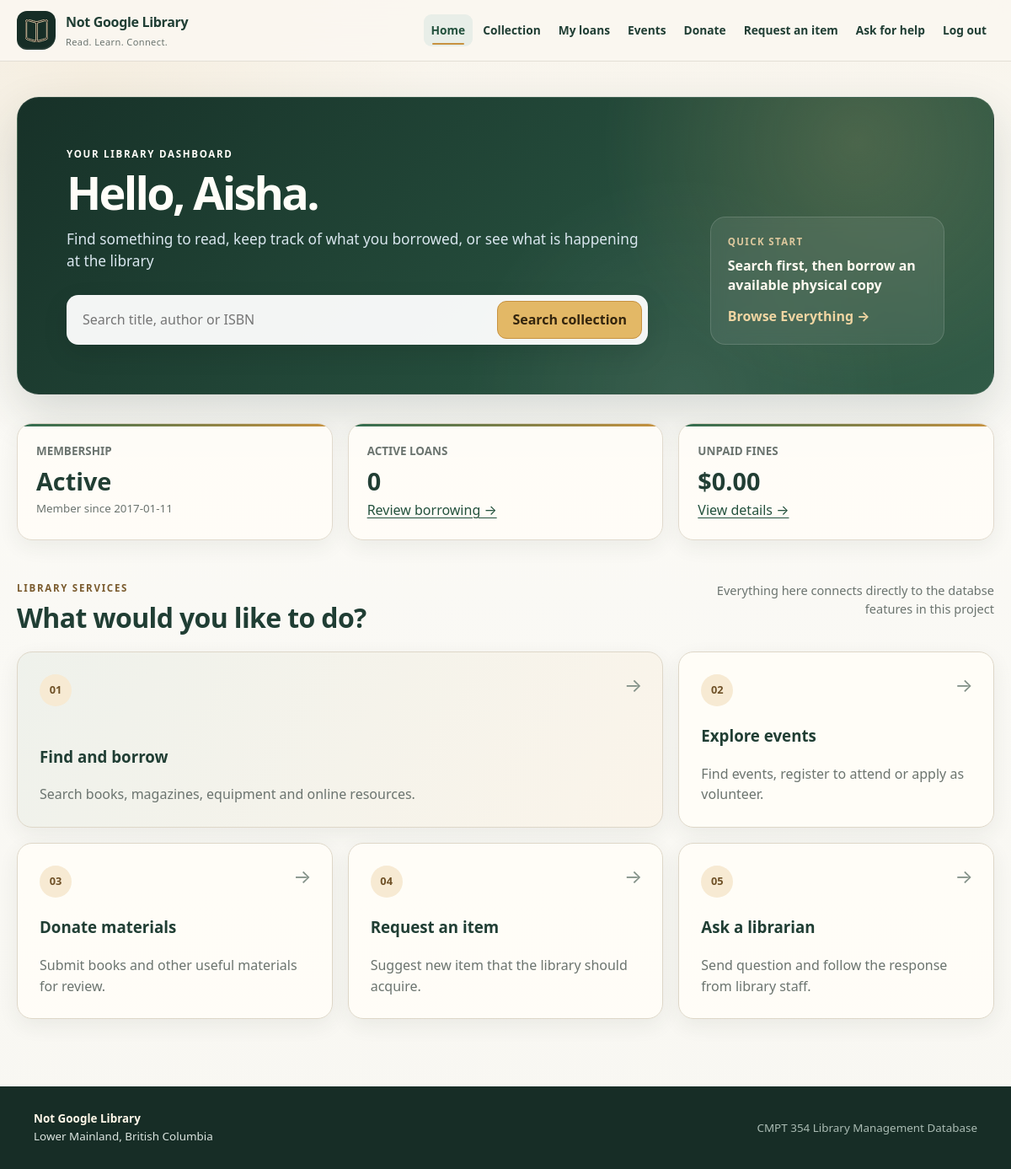
Page /home (signed in) on the committed database.
### tables this page shows
CREATE TABLE Person (
    personID INTEGER PRIMARY KEY,
    firstName TEXT NOT NULL,
    lastName TEXT NOT NULL,
    email TEXT NOT NULL UNIQUE,
    phoneNumber TEXT,
    address TEXT,
    dateOfBirth TEXT,

    CHECK (
        dateOfBirth IS NULL
        OR (
            dateOfBirth GLOB
                '[0-9][0-9][0-9][0-9]-[0-9][0-9]-[0-9][0-9]'
            AND date(julianday(dateOfBirth)) = dateOfBirth
        )
    )
);

CREATE TABLE Member (
    memberID INTEGER PRIMARY KEY,
    personID INTEGER NOT NULL UNIQUE,
    membershipDate TEXT NOT NULL,
    membershipStatus TEXT NOT NULL
        CHECK (
            membershipStatus IN (
                'Active',
                'Inactive',
                'Suspended'
            )
        ),

    CHECK (
        membershipDate GLOB
            '[0-9][0-9][0-9][0-9]-[0-9][0-9]-[0-9][0-9]'
        AND date(julianday(membershipDate)) = membershipDate
    ),

    FOREIGN KEY (personID)
        REFERENCES Person(personID)
        ON UPDATE CASCADE
        ON DELETE RESTRICT
);

### app/app.py (the view)
@app.route("/home")
@userRequired
def home():
    db = get_db()
    person_id = g.account["personID"]
    person = db.execute(
        """
        SELECT
            p.*,
            m.memberID,
            m.membershipDate,
            m.membershipStatus
        FROM Person p
        LEFT JOIN Member m ON m.personID = p.personID
        WHERE p.personID = ?
        """,
        (person_id,),
    ).fetchone()
    active_loans = db.execute(
        """
        SELECT COUNT(*) AS total
        FROM Loan l
        JOIN Member m ON m.memberID = l.memberID
        WHERE m.personID = ?
          AND l.returnDateTime IS NULL
        """,
        (person_id,),
    ).fetchone()["total"]
    unpaid_fines = db.execute(
        """
        SELECT COALESCE(SUM(f.amount), 0) AS total
        FROM Fine f
        JOIN Loan l ON l.loanID = f.loanID
        JOIN Member m ON m.memberID = l.memberID
        WHERE m.personID = ?
          AND f.paymentStatus = 'Unpaid'
        """,
        (person_id,),
    ).fetchone()["total"]
    return render_template(
        "home.html",
        person=person,
        active_loans=active_loans,
        unpaid_fines=unpaid_fines,
    )

### app/app.py (called while the page is built)
def get_db():
    if "db" not in g:
        db_path = Path(app.config["LIBRARY_DB"])
        if not db_path.exists():
            raise RuntimeError(f"library.db does not exist at {db_path}")
        connection = sqlite3.connect(db_path, timeout=10, detect_types=sqlite3.PARSE_DECLTYPES)
        connection.row_factory = sqlite3.Row
        connection.execute("PRAGMA foreign_keys = ON")
        connection.execute("PRAGMA busy_timeout = 10000")
        g.db = connection
    return g.db

@app.before_request
def accAndCheckCSRF():
    g.account = None
    g.employee = None
    account_id = session.get("account_id")
    if account_id:
        g.account = get_db().execute(
            """
            SELECT a.accountID, a.personID, a.accountRole, p.email
            FROM Auth a
            JOIN Person p ON p.personID = a.personID
            WHERE a.accountID = ?
            """,
            (account_id,),
        ).fetchone()
    if "_csrf_token" not in session:
        session["_csrf_token"] = secrets.token_urlsafe(32)
    if request.method == "POST":
        submitted = request.form.get("_csrf_token", "")
        expected = session.get("_csrf_token", "")
        if not secrets.compare_digest(submitted, expected):
            abort(400, "Invalid or expired form submission.")

@app.context_processor
def templateValues():
    return {
        "csrf_token": session.get("_csrf_token"),
        "library_item_types": LIBRARY_ITEM_TYPES,
        "physical_item_types": PHYSICAL_ITEM_TYPES,
        "volunteer_roles": VOLUNTEER_ROLES,
        "event_types": EVENT_TYPES,
    }

def loginRequired(view):
    @wraps(view)
    def wrapped(*args, **kwargs):
        if g.account is None:
            flash("Please log in first", "error")
            return redirect(url_for("login", next=request.path))
        return view(*args, **kwargs)
    return wrapped

def userRequired(view):
    @wraps(view)
    @loginRequired
    def wrapped(*args, **kwargs):
        if g.account["accountRole"] != "User":
            abort(403)
        return view(*args, **kwargs)
    return wrapped

### app/templates/home.html (shortened to what this page needs)
{% extends "base.html" %}
{% block content %}
<section class="hero home-hero">
    <div class="hero-copy">
        <span class="eyebrow">Your library dashboard</span>
        <h1>Hello, {{ person["firstName"] }}.</h1>
        <p>
            Find something to read, keep track of what you borrowed, or see what is happening at the library
        </p>
        <form class="hero-search" method="get" action="{{ url_for('items')}}">
            <input id="home-q" name="q" type="search" placeholder="Search title, author or ISBN">
            <button class="button button-accent" type="submit">Search collection</button>
        </form>
    </div>
     <div class="hero-note" aria-label="Quick library tip">
            <span>Quick Start</span>
            <strong>Search first, then borrow an available physical copy</strong>
            <a href="{{ url_for('items')}}">Browse Everything &rarr;</a>
    </div>
</section>
<section class="stat-grid member-stat-grid" aria-label="Account summary">
    <article class="stat-card">
        <span>Membership</span>
        {% if person["memberID"] %}
        <strong>{{ person["membershipStatus"] }}</strong>
        <small>Member since {{ person["membershipDate"] }}</small>
        {% else %}
        <strong>Not a member</strong>
        <small>Ask library staff about membership.</small>
        {% endif %}
    </article>
    <article class="stat-card">
        <span>Active loans</span>
        <strong>{{ active_loans }}</strong>
        <a href="{{ url_for('loans') }}">Review borrowing &rarr;</a>
    </article>
    <article class="stat-card">
        <span>Unpaid fines</span>
        <strong>${{ "%.2f"|format(unpaid_fines) }}</strong>
        <a href="{{ url_for('loans') }}">View details &rarr;</a>
    </article>
</section>
<section>
    <div class="section-heading">
        <div>
            <span class="eyebrow">Library services</span>
            <h2>What would you like to do?</h2>
        </div>
        <p class="scetion-kicker">Everything here connects directly to the databse features in this project</p>
    </div>
    <div class="action-grid service-grid">
        <a class="action-card action-card-featured" href="{{ url_for('items') }}">
            <span class="action-number">01</span>
            <div>
            <h3>Find and borrow</h3>
            <p>Search books, magazines, equipment and online resources.</p>
            </div>
            <span class="action-arrow" aria-hidden="true">&rarr;</span>
        </a>
        <a class="action-card" href="{{ url_for('events') }}">
            <span class="action-number">02</span>
            <div>
            <h3>Explore events</h3>
            <p>Find events, register to attend or apply as volunteer.</p>
            </div>
            <span class="action-arrow" aria-hidden="true">&rarr;</span>
        </a>
        <a class="action-card" href="{{ url_for('donate') }}">
            <span class="action-number">03</span>
            <div>
            <h3>Donate materials</h3>
            <p>Submit books and other useful materials for review.</p>
            </div>
            <span class="action-arrow" aria-hidden="true">&rarr;</span>
        </a>
        <a class="action-card" href="{{ url_for('acquisitionRequest') }}">
            <span class="action-number">04</span>
               <div>
            <h3>Request an item</h3>
            <p>Suggest new item that the library should acquire.</p>
               </div>
            <span class="action-arrow" aria-hidden="true">&rarr;</span>
        </a>
        <a class="action-card" href="{{ url_for('helpRequest') }}">
            <span class="action-number">05</span>
               <div>
            <h3>Ask a librarian</h3>
            <p>Send question and follow the response from library staff.</p>
               </div>
               <span class="action-arrow" aria-hidden="true">&rarr;</span>
        </a>
    </div>
</section>
{% endblock %}

### rows in the picture
Person: firstName "Aisha"
Member: membershipStatus "Active", membershipDate "2017-01-11"

### other values in the picture
{{ active_loans }} "0"
{{ "%.2f"|format(unpaid_fines) }} "0.00"
